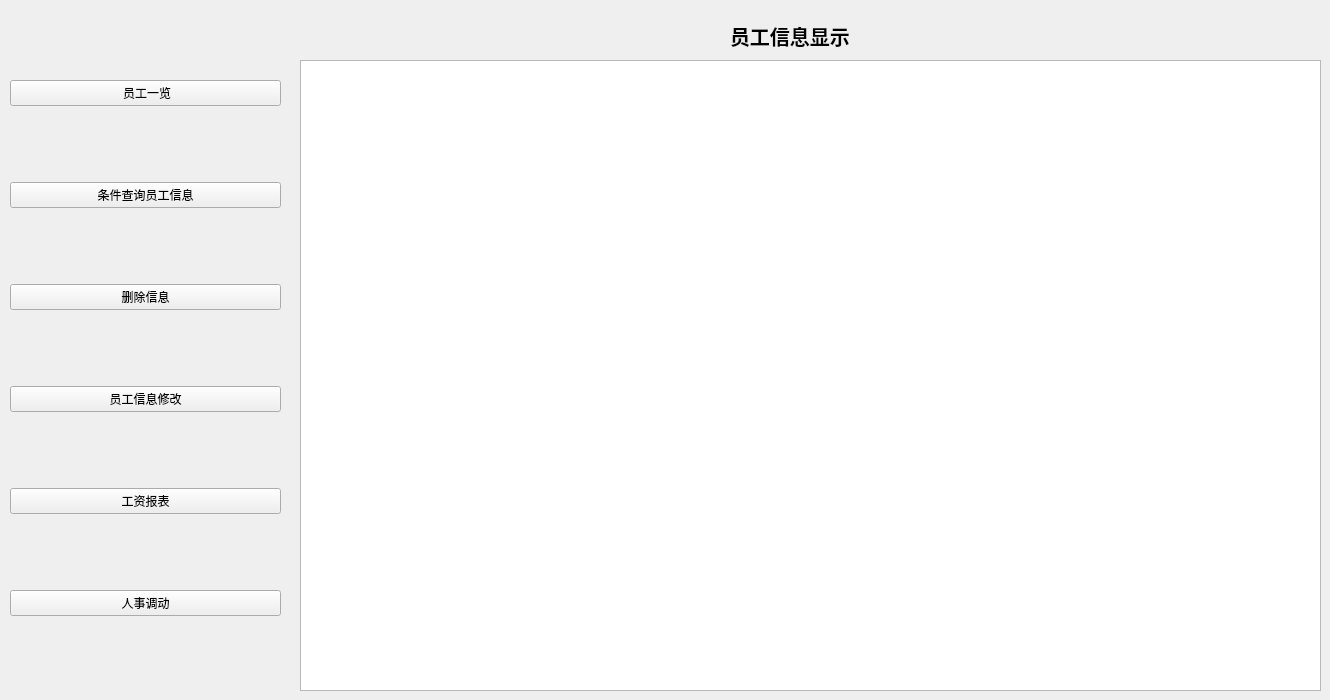
       <widget class="QWidget" name="tab_3">
        <attribute name="title">
         <string>员工管理</string>
        </attribute>
        <widget class="QTableView" name="tableView_2">
         <property name="geometry">
          <rect>
           <x>300</x>
           <y>60</y>
           <width>1021</width>
           <height>631</height>
          </rect>
         </property>
        </widget>
        <widget class="QLabel" name="label_18">
         <property name="geometry">
          <rect>
           <x>730</x>
           <y>20</y>
           <width>181</width>
           <height>31</height>
          </rect>
         </property>
         <property name="font">
          <font>
           <pointsize>15</pointsize>
           <weight>75</weight>
           <bold>true</bold>
          </font>
         </property>
         <property name="text">
          <string>员工信息显示</string>
         </property>
        </widget>
        <widget class="QWidget" name="verticalLayoutWidget_2">
         <property name="geometry">
          <rect>
           <x>10</x>
           <y>10</y>
           <width>271</width>
           <height>681</height>
          </rect>
         </property>
         <layout class="QVBoxLayout" name="verticalLayout_2">
          <item>
           <widget class="QPushButton" name="pushButton_5">
            <property name="text">
             <string> 员工一览</string>
            </property>
           </widget>
          </item>
          <item>
           <widget class="QPushButton" name="pushButton_9">
            <property name="text">
             <string>条件查询员工信息</string>
            </property>
           </widget>
          </item>
          <item>
           <widget class="QPushButton" name="pushButton_10">
            <property name="text">
             <string>删除信息</string>
            </property>
           </widget>
          </item>
          <item>
           <widget class="QPushButton" name="pushButton_8">
            <property name="text">
             <string>员工信息修改</string>
            </property>
           </widget>
          </item>
          <item>
           <widget class="QPushButton" name="pushButton_6">
            <property name="text">
             <string>工资报表</string>
            </property>
           </widget>
          </item>
          <item>
           <widget class="QPushButton" name="pushButton_7">
            <property name="text">
             <string>人事调动</string>
            </property>
           </widget>
          </item>
         </layout>
        </widget>
       </widget>
